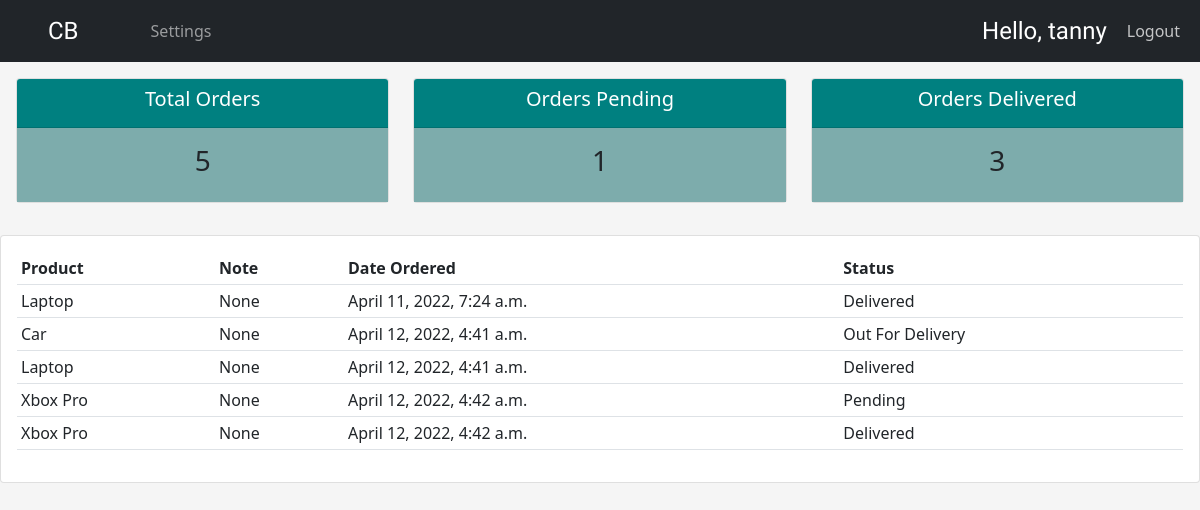
The app's page /user/ (signed in), older data.
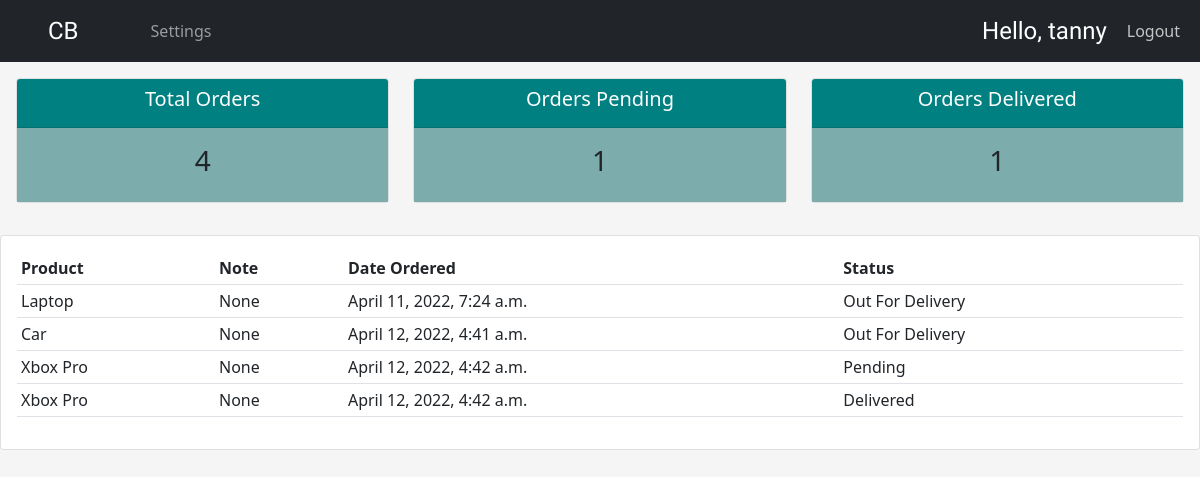
The same page, newer data.
### myapp/models.py (models this page shows)
class Order(models.Model):
    STATUS = (
        ('Pending', 'Pending'),
        ('Out For Delivery', 'Out For Delivery'),
        ('Delivered', 'Delivered')
    )
    customer = models.ForeignKey(
        Customer, null=True, on_delete=models.SET_NULL)
    products = models.ForeignKey(Product, null=True, on_delete=models.SET_NULL)
    date_created = models.DateTimeField(auto_now_add=True, null=True)
    status = models.CharField(max_length=200, null=True, choices=STATUS)
    note = models.CharField(max_length=1000, null=True, blank=True)
    def __str__(self):
        return self.products.name

class Product(models.Model):
    CATEGORY = (
        ('Indoor', 'Indoor'),
        ('Outdoor', 'Outdoor')
    )
    name = models.CharField(max_length=200, null=True)
    price = models.FloatField()
    category = models.CharField(max_length=200, null=True, choices=CATEGORY)
    description = models.CharField(max_length=200, null=True)
    date_created = models.DateTimeField(auto_now_add=True, null=True)
    tag = models.ManyToManyField(Tag)
    def __str__(self):
        return self.name

### myapp/decorators.py (the view)
        def wrapper_func(request, *args, **kwargs):
            group = None
            if request.user.groups.exists():
                group = request.user.groups.all()[0].name
            if group in allowed_roles:
                return view_func(request, *args, **kwargs)
            else:
                return HttpResponse('You are not authorized to view this page')

### myapp/views.py (called while the page is built)
@login_required(login_url='login')
@allowed_users(allowed_roles=['customer'])
def userPage(request):
    orders = request.user.customer.order_set.all()
    total_orders = orders.count()
    delivered = orders.filter(status='Delivered').count()
    pending = orders.filter(status='Pending').count()
    print(orders)
    context = {'orders': orders, 'total_orders': total_orders,
               'delivered': delivered, 'pending': pending}
    return render(request, 'myapp/user.html', context)

### myapp/templates/myapp/user.html
{% extends 'myapp/main.html' %}
{% block content %}
{% include 'myapp/status.html' %}
<div class="row">
    <div class="col-md">
        <div class="card card-body">
            <table class="table table-sm">
                <tr>
                    <th>Product</th>
                    <th>Note</th>
                    <th>Date Ordered</th>
                    <th>Status</th>
                </tr>
                {% for order in orders %}
                <tr>
                    <td>{{order.products}}</td>
                    <td>{{order.note}}</td>
                    <td>{{order.date_created}}</td>
                    <td>{{order.status}}</td>
                </tr>
                {% endfor %}
            </table>
        </div>
    </div>
</div>
{% endblock content %}

Row changes from the older to the newer data that the page shows:
removed Order: products "Laptop", note "None", date_created "April 12, 2022, 4:41 a.m.", status "Delivered"
changed Order "April 11, 2022, 7:24 a.m.": status "Delivered" → "Out For Delivery"
Text that changed along with them:
{{ total_orders }}: "5" → "4"
{{ delivered }}: "3" → "1"
